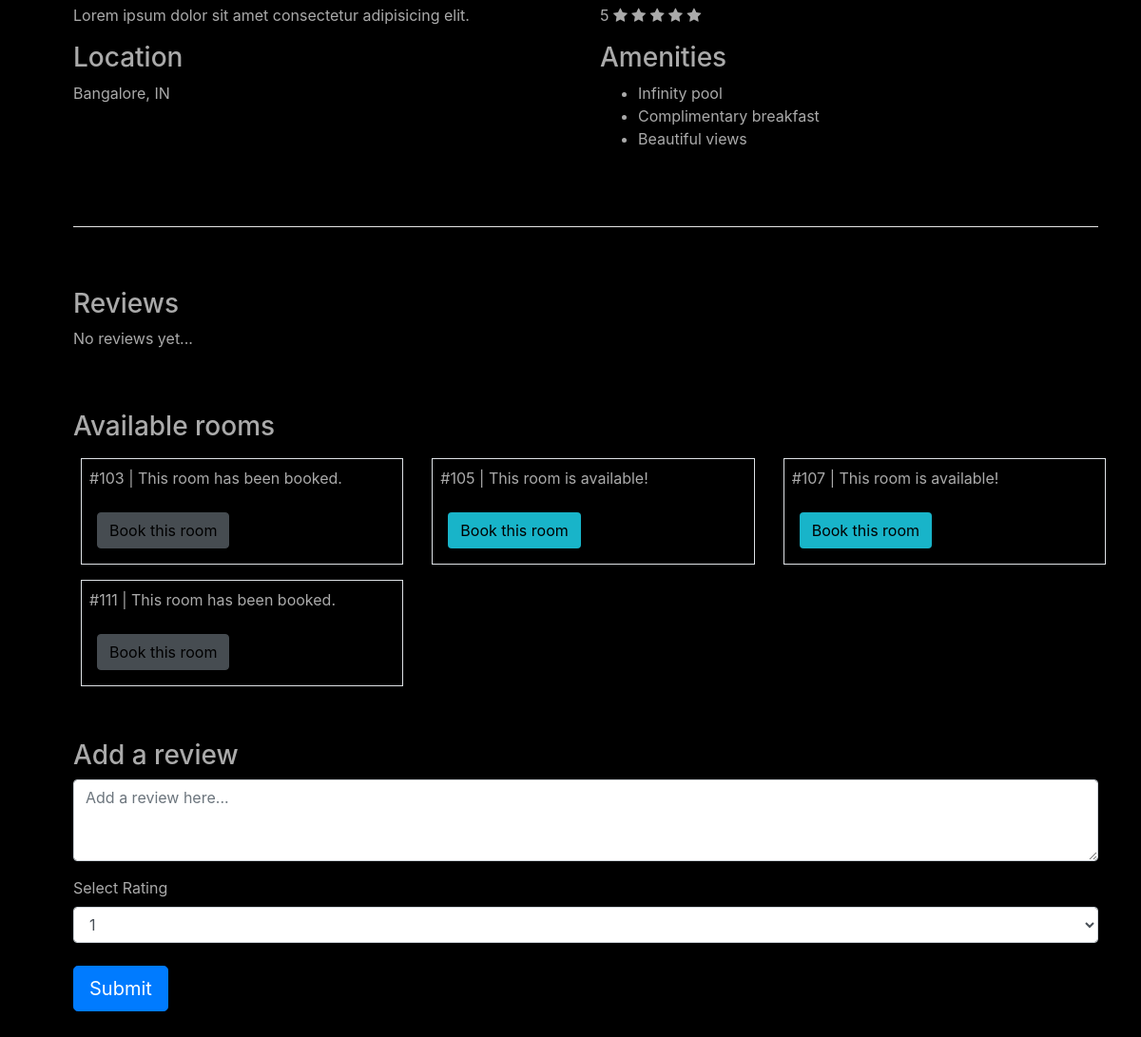
The app's page /hotel/frazier-suites (lower part), older data.
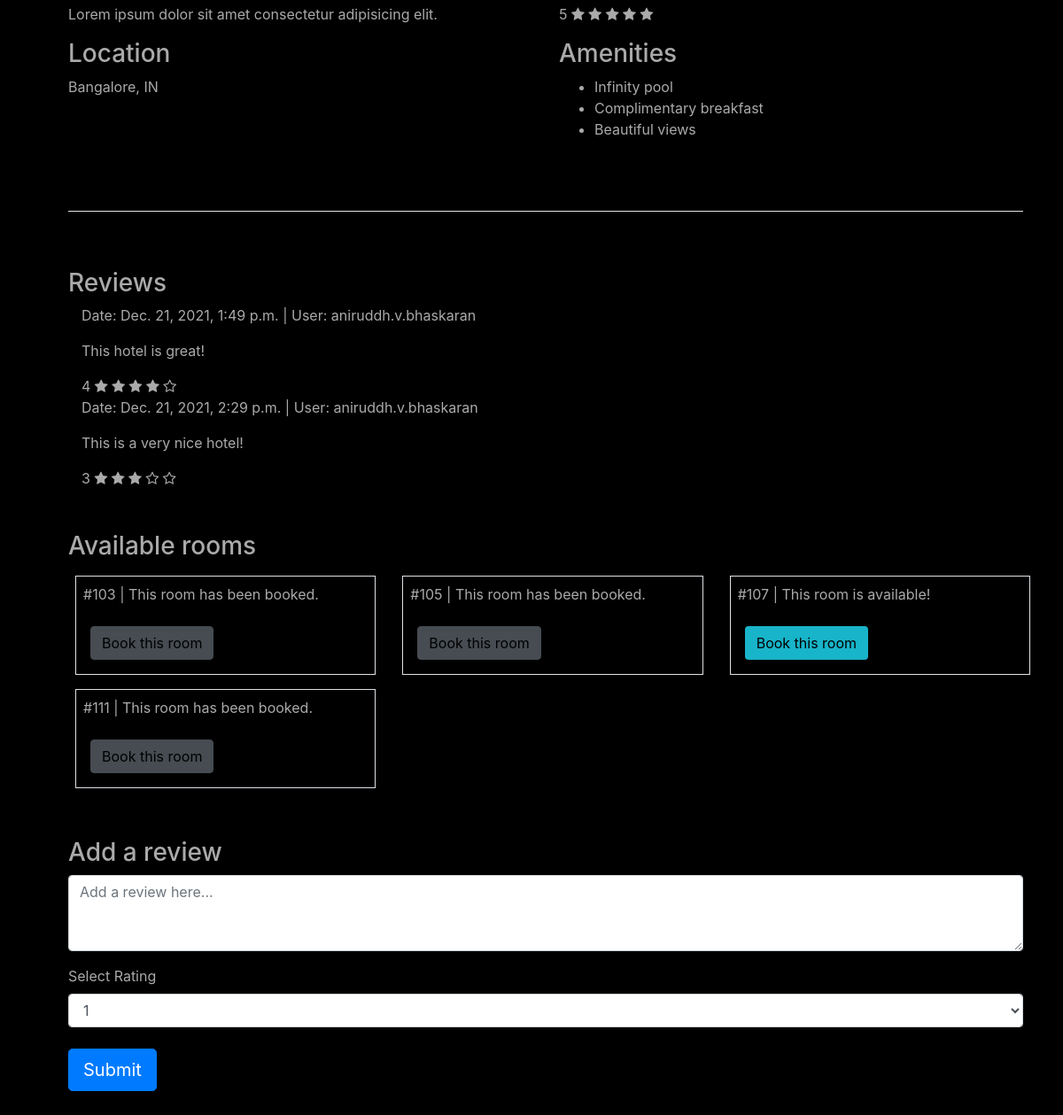
The same page, newer data.
### base/models.py (models this page shows, shortened)
class Hotel(models.Model):
    location = models.ForeignKey(Location, on_delete=models.CASCADE, default=True, null=True)
    hotel_name = models.CharField(max_length=100)
    hotel_rating = models.IntegerField(default=1, validators=[
            MaxValueValidator(5),
            MinValueValidator(1)
        ])
    description = models.CharField(max_length=500, blank=False, default="Lorem ipsum dolor sit amet consectetur adipisicing elit.")
    slug = models.SlugField()
    image = models.ImageField(upload_to='images/', default='images/default.jpg')
    def get_abs_url(self):
        return reverse("base:hotel", kwargs={
            'slug': self.slug
        })

class Location(models.Model):
    COUNTRY_CHOICES = countries
    country = models.CharField(
        max_length=30,
        choices=COUNTRY_CHOICES,
        default='IN'
    )
    city = models.CharField(max_length=100)

class HotelRoom(models.Model):
    hotel = models.ForeignKey(Hotel, on_delete=models.CASCADE)
    room_number = models.IntegerField(blank=False, default='000')
    is_booked = models.BooleanField(default=False)
    slug = models.SlugField()
    def get_abs_url(self):
        return reverse("base:hotel-room", kwargs={
            'slug': self.slug
        })

class HotelReview(models.Model):
    user = models.ForeignKey(settings.AUTH_USER_MODEL, on_delete=models.CASCADE,
                            blank=True, null=True)
    hotel = models.ForeignKey(Hotel, on_delete=models.CASCADE)
    review = models.TextField(blank=True, null=True)
    user_rating = models.IntegerField(default=1)
    post_date = models.DateTimeField(auto_now_add=True)

### base/views.py (the view)
# urls.py: path('hotel/<slug>', views.hotels, name='hotel'),
def hotels(request, slug):
    hotel = get_object_or_404(Hotel, slug=slug)
    rooms = HotelRoom.objects.filter(hotel=hotel)
    if request.method == 'POST':
        rev_content = request.POST.get('review', '')
        rating = request.POST.get('rating', '')
        print(rev_content)
        print(type(rating))
        review = HotelReview.objects.create(user=request.user, hotel=hotel, review=rev_content, user_rating=int(rating))
    reviews_list = HotelReview.objects.filter(hotel=hotel)
    context = {
        'hotel': hotel,
        'rooms': rooms,
        'reviews': reviews_list
    }
    print(datetime.datetime.now())
    return render(request, "base/hotel.html", context)

### base/templates/base/hotel.html (shortened to what this page needs)
{% extends "base/base.html" %}
{% block content %}
    <div class="container m-3 p-3">
      <div class="row">
        <div class="col-md">
          <p>{{ hotel.description }}</p>
        </div>
        <div class="col-md">
          {{ hotel.hotel_rating }}
          {% if hotel.hotel_rating == 5 %}
          <i class="fa fa-star"></i>
          <i class="fa fa-star"></i>
          <i class="fa fa-star"></i>
          <i class="fa fa-star"></i>
          <i class="fa fa-star"></i>
          {% elif hotel.hotel_rating == 4 %}
          <i class="fa fa-star"></i>
          <i class="fa fa-star"></i>
          <i class="fa fa-star"></i>
          <i class="fa fa-star"></i>
          <i class="fa fa-star-o"></i>
          {% elif hotel.hotel_rating == 3 %}
          <i class="fa fa-star"></i>
          <i class="fa fa-star"></i>
          <i class="fa fa-star"></i>
          <i class="fa fa-star-o"></i>
          <i class="fa fa-star-o"></i>
          {% elif hotel.hotel_rating == 2 %}
          <i class="fa fa-star"></i>
          <i class="fa fa-star"></i>
          <i class="fa fa-star-o"></i>
          <i class="fa fa-star-o"></i>
          <i class="fa fa-star-o"></i>
          {% elif hotel.hotel_rating == 1 %}
          <i class="fa fa-star"></i>
          <i class="fa fa-star-o"></i>
          <i class="fa fa-star-o"></i>
          <i class="fa fa-star-o"></i>
          <i class="fa fa-star-o"></i>
          {% endif %}
        </div>
      </div>
      <div class="row">
        <div class="col-md">
          <h3>Location</h3>
          <p>{{ hotel.location.city }}, {{ hotel.location.country }}</p>
        </div>
        <div class="col-md">
          <h3>Amenities</h3>
          <ul>
            <li>Infinity pool</li>
            <li>Complimentary breakfast</li>
            <li>Beautiful views</li>
          </ul>
        </div>
      </div>
    </div>
    <div class="container m-3 p-3">
      <hr style="background-color: white;">
    </div>
    <div class="container m-3 p-3">
      <div class="row">
        <div class="col-md">
          <h3>Reviews</h3>
            {% for review in reviews %}
              <div class="container">
                <p>Date: {{ review.post_date }} | User: {{ review.user.username }}</p>
                <p>{{ review.review }}</p>
                {{ review.user_rating }}
                {% if review.user_rating == 5 %}
                <i class="fa fa-star"></i>
                <i class="fa fa-star"></i>
                <i class="fa fa-star"></i>
                <i class="fa fa-star"></i>
                <i class="fa fa-star"></i>
                {% elif review.user_rating == 4 %}
                <i class="fa fa-star"></i>
                <i class="fa fa-star"></i>
                <i class="fa fa-star"></i>
                <i class="fa fa-star"></i>
                <i class="fa fa-star-o"></i>
                {% elif review.user_rating == 3 %}
                <i class="fa fa-star"></i>
                <i class="fa fa-star"></i>
                <i class="fa fa-star"></i>
                <i class="fa fa-star-o"></i>
                <i class="fa fa-star-o"></i>
                {% elif review.user_rating == 2 %}
                <i class="fa fa-star"></i>
                <i class="fa fa-star"></i>
                <i class="fa fa-star-o"></i>
                <i class="fa fa-star-o"></i>
                <i class="fa fa-star-o"></i>
                {% elif review.user_rating == 1 %}
                <i class="fa fa-star"></i>
                <i class="fa fa-star-o"></i>
                <i class="fa fa-star-o"></i>
                <i class="fa fa-star-o"></i>
                <i class="fa fa-star-o"></i>
                {% endif %}
              </div>
            {% empty %}
              <div>
                <p>No reviews yet...</p>
              </div>
            {% endfor %}
        </div>
      </div>
    </div>
    <div class="container m-3 p-3">
      <div class="row">
        <div class="col-lg">
          <h3>Available rooms</h3>
        </div>
      </div>
      <div class="row">
        {% for room in rooms %}
        <div class="col-lg-4">
            <div class="container m-2 p-2 border border-grey">
                {% if room.is_booked != True %}
                    <p>#{{ room.room_number }} | This room is available!</p>
                    <a class="btn bg-steel btn-md ml-1 m-2" href="{{ room.get_abs_url }}" style="color: black;">Book this room <span class="sr-only">(current)</span></a>
                {% else %}
                    <p>#{{ room.room_number }} | This room has been booked.</p>
                    <a class="btn btn-secondary btn-md ml-1 m-2 disabled" href="{{ room.get_abs_url }}" style="color: black;" disabled>Book this room <span class="sr-only">(current)</span></a>
                {% endif %}
            </div>
        </div>
        {% endfor %}
      </div>
    </div>
    <div class="container m-3 p-3">
      <div class="row">
        <div class="col-lg">
          <h3>Add a review</h2>
            <form method="POST" action="">
                <div class="form-group">
                  <div class="form-group">
                    <textarea class="form-control" id="exampleFormControlTextarea1" rows="3" placeholder="Add a review here..." name="review"></textarea>
                  </div>
                  <div class="form-group">
                    <label for="exampleFormControlSelect1">Select Rating</label>
                    <select class="form-control" id="exampleFormControlSelect1" name="rating">
                      <option>1</option>
                    </select>
                  </div>
                </div>
                <button type="submit" class="btn btn-primary btn-lg mt-2">Submit</button>
            </form>
        </div>
      </div>
    </div>
{% endblock content %}

### base/templates/base/base.html (shortened to what this page needs)
{% load static %}
<!DOCTYPE html>
<html lang="en">
<head>
    <link href="{% static 'base/bootstrap.min.css' %}" rel="stylesheet">
    <link rel="stylesheet" href="{% static 'base/main.css' %}">
    <link rel="stylesheet" href="//code.jquery.com/ui/1.13.0/themes/base/jquery-ui.css">
    <link rel="stylesheet" href="https://cdnjs.cloudflare.com/ajax/libs/font-awesome/4.7.0/css/font-awesome.min.css">
</head>
<body class="bg-black">
    <main role="main" class="container align-items-center">
        <div class="row align-items-center">
          <div class="col-md-12">
            {% block content %}{% endblock %}
          </div>
        </div>
    </main>
</body>
</html>

### base/static/base/main.css (style rules this page uses)
body { background: #fafafa00; color: #aaaaaa; background-color: #78c2c9; }
.bg-steel { background-color: #18b4c9; }
.bg-black { background-color: rgb(0, 0, 0); }

Row changes from the older to the newer data that the page shows:
added HotelReview: post_date "Dec. 21, 2021, 1:49 p.m.", user.username "aniruddh.v.bhaskaran", review "This hotel is great!", user_rating "4"
added HotelReview: post_date "Dec. 21, 2021, 2:29 p.m.", user.username "aniruddh.v.bhaskaran", review "This is a very nice hotel!", user_rating "3"
changed HotelRoom (number 2 of 4 on the later page): is_booked "| This room is available!" → "| This room has been booked."
Text that changed along with them:
text no longer shown: "No reviews yet..."
